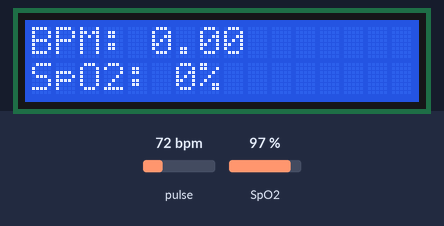
Bench run of a sketch on a simulated Arduino Uno, built with avr-gcc and run on an emulated ATmega328P. Shown: 16×2 character LCD. The inputs (shaded band) are chosen by the test bench; at power-on: pulse 72 bpm, SpO2 97 %. What the sketch prints to the serial monitor is not drawn.

Above: at 1.6 s.
1.7 s: pulse set to 100 bpm
At 3.4 s:
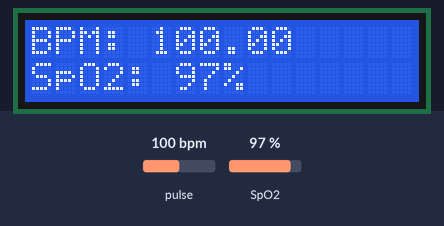
4.6 s: pulse set to 42 bpm
At 5.5 s:
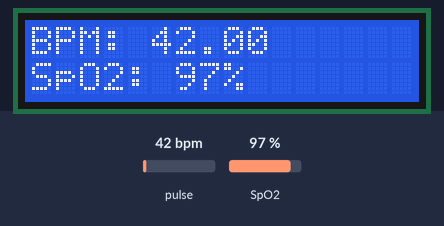
6.7 s: SpO2 set to 80 %
At 8.5 s:
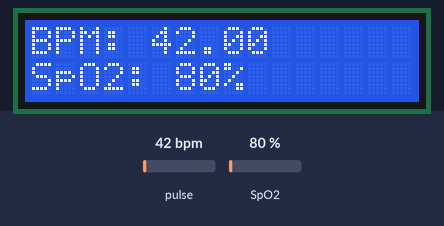
8.8 s: pulse set to 130 bpm
At 10.6 s:
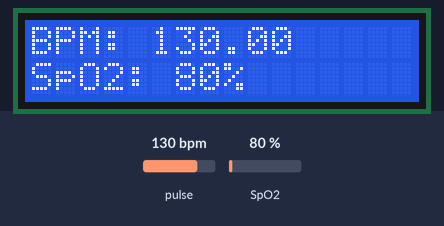
10.9 s: pulse set to 158 bpm
At 12.6 s:
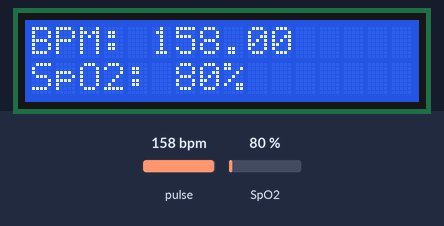
Timing chart, 0 to 14.1 s (numbered marks = the images above; inputs shaded):
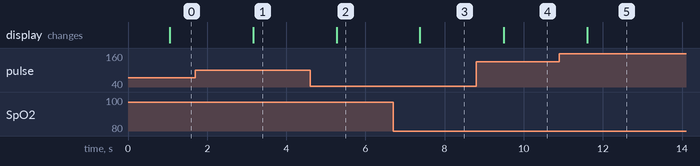

Measured:
- after the input at 1.7 s, the display: changes after 1.5 s (image 1)
- after the input at 4.6 s, the display: changes after 0.67 s (image 2)
- after the input at 6.7 s, the display: changes after 0.68 s (image 3)
- after the input at 8.8 s, the display: changes after 0.69 s (image 4)
- after the input at 10.9 s, the display: changes after 0.70 s (image 5)

The sketch:

somethingidkfrominternet.ino
```cpp
/*
Download Libraries:
https://www.electroniclinic.com/arduino-libraries-download-and-projects-they-are-used-in-project-codes/
*/
#include <Wire.h>
#include <SoftwareSerial.h>
#include <LiquidCrystal_I2C.h>
LiquidCrystal_I2C lcd(0x27,16,2);  //0x27 is the i2c address, while 16 = columns, and 2 = rows.
#include "MAX30100_PulseOximeter.h"
SoftwareSerial blue(2,3); // bluetooth module connected here


#define REPORTING_PERIOD_MS     1000


PulseOximeter pox;
uint32_t tsLastReport = 0;

void onBeatDetected()
{
    Serial.println("Beat!");
}

void setup()
{
    Serial.begin(9500);
    blue.begin(9600);
    lcd.begin();                 //Init the LCD
  lcd.backlight();            //Activate backlight
  lcd.home();
    Serial.print("Initializing pulse oximeter..");


    // Initialize the PulseOximeter instance
    // Failures are generally due to an improper I2C wiring, missing power supply
    // or wrong target chip
    if (!pox.begin()) {
        Serial.println("FAILED");
        for(;;);
    } else {
        Serial.println("SUCCESS");
    }
     pox.setIRLedCurrent(MAX30100_LED_CURR_7_6MA);

    // Register a callback for the beat detection
    pox.setOnBeatDetectedCallback(onBeatDetected);


}

void loop()
{
  Serial.println("what");
    // Make sure to call update as fast as possible
    pox.update();
    if (millis() - tsLastReport > REPORTING_PERIOD_MS) {


  // to android cell phone application
        blue.print("BPM: ");
        blue.print(pox.getHeartRate());
        //blue.println("\n");

        blue.print("    SpO2: ");
        blue.print(pox.getSpO2());
        blue.print("%");
        blue.println("\n");

// to 16x2 LCD
        lcd.clear();
        lcd.setCursor(0,0);
        lcd.print("BPM: ");
        lcd.print(pox.getHeartRate());

        lcd.setCursor(0,1);
        lcd.print("SpO2: ");
        lcd.print(pox.getSpO2());
        lcd.print("%");

        tsLastReport = millis();

    }

}
```
